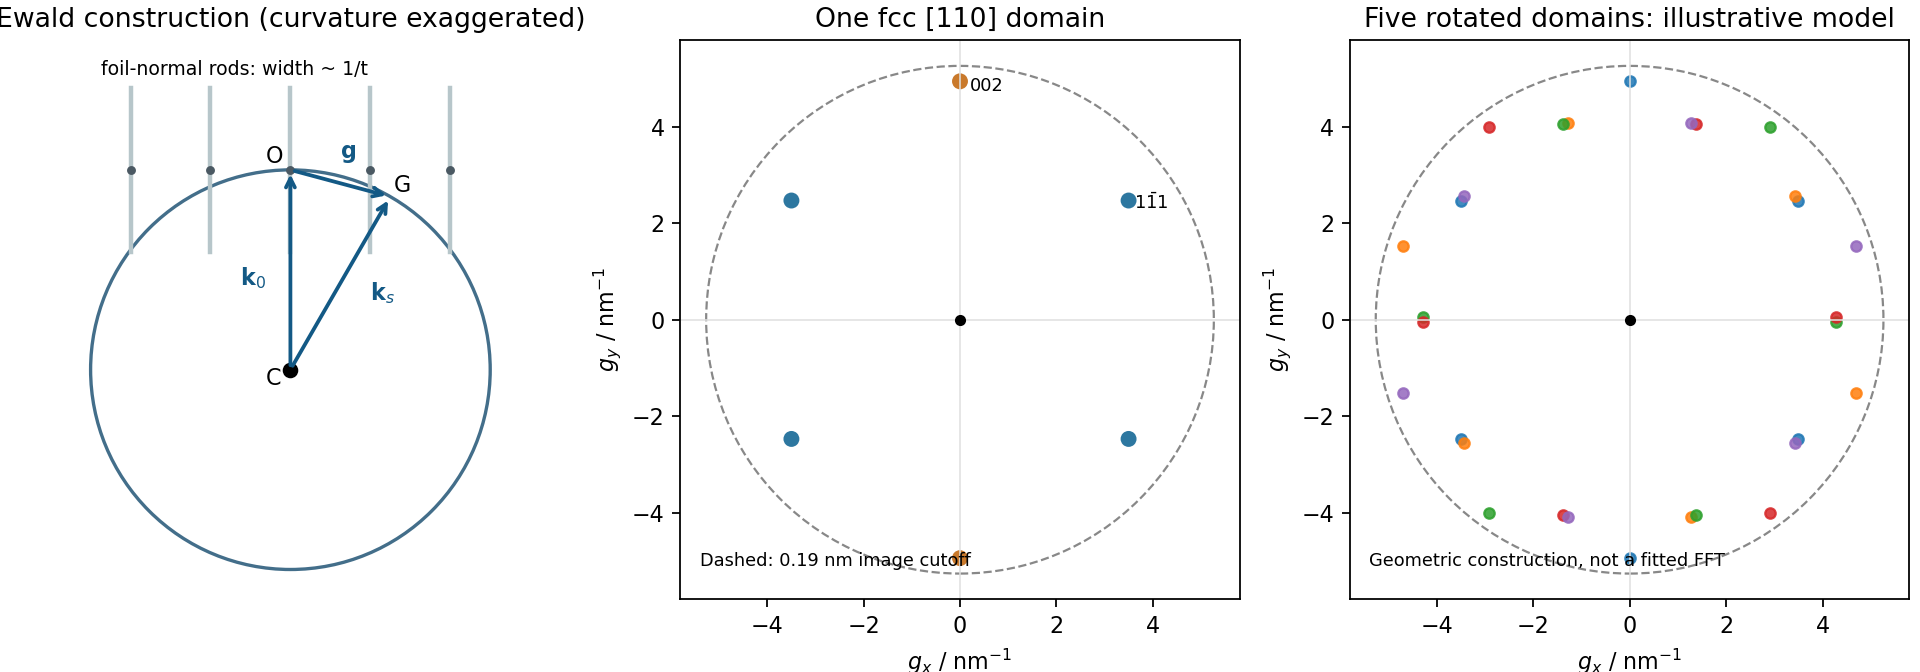

This figure's Python source:
"""Original explanatory diagram; run in the desired output directory. Tested with Python 3.14, numpy and matplotlib."""
import numpy as np
import matplotlib
matplotlib.use("Agg")
import matplotlib.pyplot as plt
from matplotlib.patches import Rectangle, Polygon, Circle, FancyArrowPatch
plt.rcParams.update({"font.size":10,"figure.facecolor":"white","axes.facecolor":"white","savefig.facecolor":"white"})
fig,axs=plt.subplots(1,3,figsize=(12,4.2),layout='constrained')
a=axs[0];a.set_title('Ewald construction (curvature exaggerated)');C=np.array([0.,-2.]);r=2.;a.add_patch(Circle(C,r,fill=False,ec='#436e8a',lw=1.5));O=np.zeros(2);G=np.array([1.,-2+np.sqrt(3)])
for x in [-1.6,-.8,0,.8,1.6]:a.plot([x,x],[-.82,.82],color='#b7c6ca',lw=2);a.plot(x,0,'o',color='#4b5963',ms=3)
for start,end,t,off in [(C,O,r'$\mathbf{k}_0$',(-.5,-1.15)),(C,G,r'$\mathbf{k}_s$',(.8,-1.3)),(O,G,r'$\mathbf{g}$',(.5,.12))]:
 a.annotate('',end,start,arrowprops={'arrowstyle':'->','color':'#135985','lw':1.7});a.text(*off,t,color='#135985')
a.plot(*C,'ko');a.text(-.25,-2.15,'C');a.text(-.25,.07,'O');a.text(1.03,G[1]+.05,'G');a.text(-1.9,.95,'foil-normal rods: width ~ 1/t',fontsize=8.5);a.set(xlim=(-2.4,2.4),ylim=(-4.3,1.3),aspect='equal');a.axis('off')
pts=np.array([[np.sqrt(2)*h,l] for h,l in [(-1,-1),(-1,1),(1,-1),(1,1),(0,-2),(0,2)]])/.4046
for a,title in zip(axs[1:],['One fcc [110] domain','Five rotated domains: illustrative model']):
 a.set_title(title);a.axhline(0,color='#e0e0e0',lw=.7);a.axvline(0,color='#e0e0e0',lw=.7);a.add_patch(Circle((0,0),1/.19,fill=False,ec='#888',ls='--'));a.plot(0,0,'ko',ms=4);a.set(xlim=(-5.8,5.8),ylim=(-5.8,5.8),aspect='equal',xlabel=r'$g_x$ / nm$^{-1}$',ylabel=r'$g_y$ / nm$^{-1}$')
axs[1].scatter(pts[:,0],pts[:,1],color=['#2d77a0']*4+['#c9792b']*2,s=38);axs[1].text(.2,4.75,'002',fontsize=8);axs[1].text(3.6,2.3,r'$1\bar{1}1$',fontsize=8);axs[1].text(-5.4,-5.1,'Dashed: 0.19 nm image cutoff',fontsize=8)
for i in range(5):
 t=np.deg2rad(72*i);rot=np.array([[np.cos(t),-np.sin(t)],[np.sin(t),np.cos(t)]]);q=pts@rot.T;axs[2].scatter(q[:,0],q[:,1],s=22,alpha=.85,label=str(i+1))
axs[2].text(-5.4,-5.1,'Geometric construction, not a fitted FFT',fontsize=8)
fig.savefig('paper-1-ewald-and-gold.png',dpi=160);plt.close(fig)
